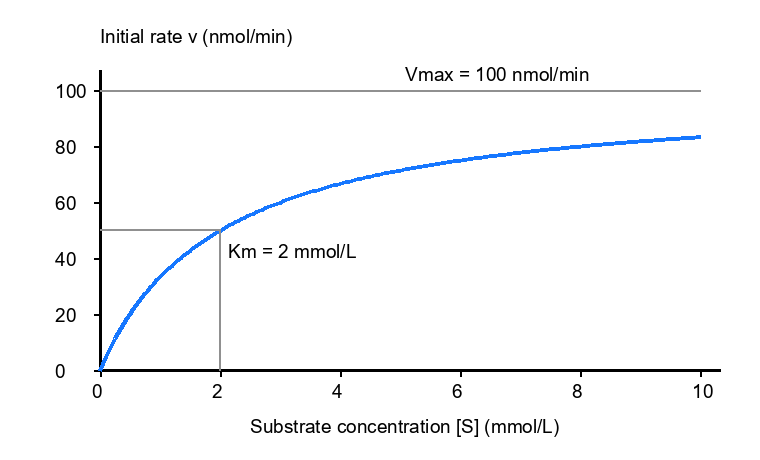
#> input picture projects/bmtk/paper-make/fixtures/enzyme-kinetics.png, 760 x 460 px
$ python compare-rendered-layout.py ../../../projects/bmtk/paper-make/fixtures/enzyme-kinetics.png ../../../projects/bmtk/paper-make/fixtures/enzyme-kinetics.png
#> lines starting #> are read from the running program, lines starting #| are printed output that depends on the picture; after the words box and inside, x2 and y2 are one past the last pixel; in counts of white or black regions, pixels touching at a corner belong together
"""Compare text-line geometry of actual preview/PDF rasters; ignore pale watermarks."""
import json
import sys
from PIL import Image, ImageChops


def line_bands(path, colored_text=False):
#> called with colored_text = False
    source = Image.open(path).convert("RGBA")
    image = Image.new("RGBA", source.size, "white")
#> image: PIL image 760x460 RGBA; every value is 255
    image.alpha_composite(source)
    mask = image.convert("L").point(lambda value: 255 if value < 100 else 0)
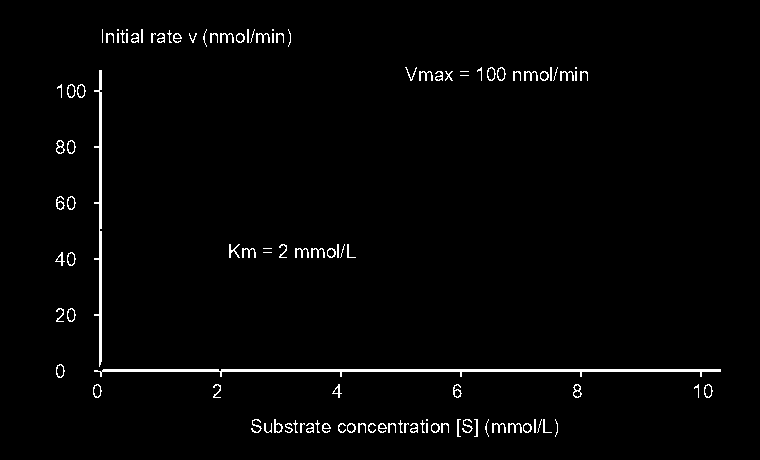
#> mask: PIL image 760x460 L; 1.9% white in thin lines or dots, all inside (x1, y1, x2, y2) = (55, 29, 721, 437)
    if colored_text:
        red, green, blue = image.convert("RGB").split()
        minimum = ImageChops.darker(ImageChops.darker(red, green), blue)
        maximum = ImageChops.lighter(ImageChops.lighter(red, green), blue)
        saturated = ImageChops.subtract(maximum, minimum).point(lambda value: 255 if value > 80 else 0)
        dark_channel = minimum.point(lambda value: 255 if value < 100 else 0)
        mask = ImageChops.lighter(mask, ImageChops.multiply(saturated, dark_channel))
    width, height = mask.size
#> width = 760; height = 460
    bands = []
    active = None
    for y in range(height):
        row = mask.crop((0, y, width, y + 1))
        box = row.getbbox()
        if not box or row.histogram()[255] < 8:
            continue
        if active is not None and y - active[3] <= 3:
            active = [min(active[0], box[0]), active[1], max(active[2], box[2]), y]
        else:
            if active is not None:
                bands.append(active)
            active = [box[0], y, box[2], y]
#> this loop made 460 passes
#> (box, active) on passes 30 to 41: ((102, 0, 289, 1), [102, 29, 289, 29]), ((102, 0, 289, 1), [102, 29, 289, 30]), ((102, 0, 290, 1), [102, 29, 290, 31]), ((102, 0, 290, 1), [102, 29, 290, 32]), ((102, 0, 291, 1), [102, 29, 291, 33]), ((102, 0, 291, 1), [102, 29, 291, 34]), ((102, 0, 291, 1), [102, 29, 291, 35]), ((102, 0, 291, 1), [102, 29, 291, 36]), ((102, 0, 291, 1), [102, 29, 291, 37]), ((102, 0, 291, 1), [102, 29, 291, 38]), ((102, 0, 291, 1), [102, 29, 291, 39]), ((102, 0, 291, 1), [102, 29, 291, 40])
#> active on passes 68 to 73: [405, 67, 577, 67], [405, 67, 577, 68], [405, 67, 577, 69], [99, 67, 577, 70], [99, 67, 587, 71], [99, 67, 588, 72]
#> after the loop, bands = [[102, 29, 291, 42], [99, 67, 588, 80], [57, 84, 102, 97], [56, 140, 102, 153], [56, 196, 102, 209], [55, 244, 356, 265], [56, 308, 102, 321], [56, 369, 721, 376], [93, 384, 713, 397], [251, 419, 558, 432]]
    if active is not None:
        bands.append(active)
    bands = [band for band in bands if band[3] - band[1] >= 3 and band[2] - band[0] > width * 0.03]
    return [[value / (width if index % 2 == 0 else height) for index, value in enumerate(band)] for band in bands]


def compare(preview, pdf, colored_text=False):
    left, right = line_bands(preview, colored_text), line_bands(pdf, colored_text)
#> the loop in line_bands (call 2), `for y in range(height):` made 460 passes
#> active on passes 68 to 79: [405, 67, 577, 67], [405, 67, 577, 68], [405, 67, 577, 69], [99, 67, 577, 70], [99, 67, 587, 71], [99, 67, 588, 72], [99, 67, 588, 73], [99, 67, 588, 74], [99, 67, 588, 75], [99, 67, 588, 76], [99, 67, 588, 77], [99, 67, 588, 78]
#> left = 10 items, first 6: [0.134, 0.063, 0.383, 0.0913], [0.13, 0.146, 0.774, 0.174], [0.075, 0.183, 0.134, 0.211], [0.0737, 0.304, 0.134, 0.333], [0.0737, 0.426, 0.134, 0.454], [0.0724, 0.53, 0.468, 0.576]; right has the same summary as left
    delta = max((abs(a - b) for before, after in zip(left, right) for a, b in zip(before, after)), default=0)
#> delta = 0
    return {"previewBands": left, "pdfBands": right, "maxDelta": delta}


if __name__ == "__main__":
    print(json.dumps(compare(sys.argv[1], sys.argv[2], "--colored-text" in sys.argv[3:])))
